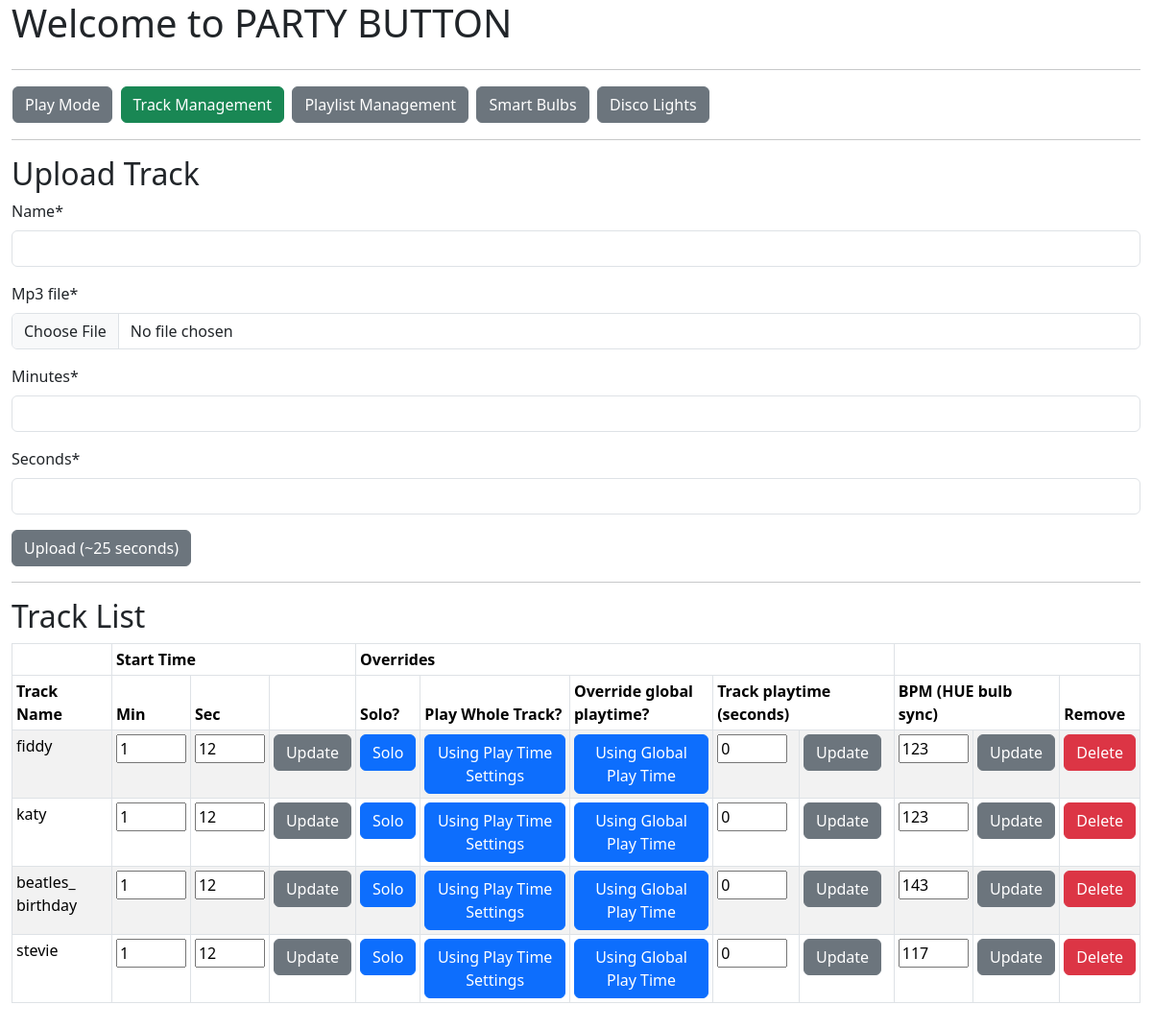
/tracks/, run on the app's committed database.
### mp3_manager/models.py (models this page shows, shortened)
class Track(models.Model):
    name = models.CharField(max_length=200, blank=False, null=False)
    mp3_file = models.FileField(upload_to="uploads", blank=False, null=False)
    mp3_length = models.IntegerField(blank=True, null=True)
    minutes = models.IntegerField(blank=False, null=False, validators=[MinValueValidator(0),
                                                                       MaxValueValidator(600)])
    seconds = models.IntegerField(blank=False, null=False, validators=[MinValueValidator(0),
                                                                       MaxValueValidator(60)])
    solo = models.BooleanField(blank=False, null=False, default=False)
    play_full = models.BooleanField(blank=False, null=False,
                                    default=False)
    override_playtime = models.BooleanField(blank=False, null=False,
                                            default=False)
    playtime_seconds = models.IntegerField(blank=False, null=False,
                                           default=0,
                                           validators=[MinValueValidator(0),
                                                       MaxValueValidator(600)])
    bpm = models.IntegerField(blank=False, null=False,
                                           default=0,
                                           validators=[MinValueValidator(0),
                                                       MaxValueValidator(400)])
    playlists = models.ManyToManyField(Playlist)

### mp3_manager/views.py (the view, shortened to what this page needs)
# urls.py: path("tracks/", views.TrackManagement.as_view(), name="tracks"),
class TrackManagement(generic.ListView, FormMixin):
    form_class = TrackForm
    template_name = "mp3_manager/track.html"
    context_object_name = "tracks_list"
    model = Track
    def get(self, request):
        tracks_list = None
        print("Getting Track List")
        tracks_list = self.get_queryset()
        return render(request, self.template_name,
                      {"tracks_list": tracks_list,
                       "form": TrackForm(),
                       "trackplaytime": TrackPlaytimeForm(),
                       "trackbpmform": TrackBpmForm()})

### mp3_manager/form.py
class TrackForm(ModelForm):
    class Meta:
        model = Track
        fields = ["name", "mp3_file", "minutes", "seconds"]

class TrackPlaytimeForm(ModelForm):
    playtime_seconds = forms.IntegerField(
        label='',
    )
    class Meta:
        model = Track
        fields = ["playtime_seconds"]
        exclude = ["name", "mp3_file", "minutes", "seconds"]

### mp3_manager/templates/mp3_manager/track.html (shortened to what this page needs)
{% extends "./base.html" %}
{% load crispy_forms_tags %}
{% block content %}
<div class="row">
  <div class="col">
    <table>
    <tr><td NOWRAP>
    <a href="/"><button type="button" class="btn btn-secondary">Play Mode</button></a>&nbsp;
    <a  href="/tracks"><button type="button" class="btn btn-success">Track Management</button></a>&nbsp;
    <a href="/playlists"><button type="button" class="btn btn-secondary">Playlist Management</button></a>&nbsp;
    <a href="/lights"><button type="button" class="btn btn-secondary">Smart Bulbs</button></a>&nbsp;
    <a href="/disco"><button type="button" class="btn btn-secondary">Disco Lights</button></a>&nbsp;
    </td></tr>
    </table>
  </div>
</div>
<hr>
<div class="row">
    <div class="col">
    <h2>Upload Track</h2>
        <form id="track_form" name="track_form" action={% url 'mp3_manager:tracks' %} method="post" enctype="multipart/form-data">
        {{ form|crispy }}
        <input class="btn btn-secondary" type="submit" form="track_form" value="Upload (~25 seconds)" id="track_upload" name="track_upload"></input>
        </form>
    </div>
</div>
<hr />
<div class="row">
    <div class="col">
    <h2>Track List</h2>
    {% if tracks_list %}
        <table class="table table-striped table-bordered table-sm" cellspacing="0" width="100%">
            <thead><tr><th></th><th colspan="3">Start Time</th><th colspan="5">Overrides</th><th colspan="3"></th></tr>
            <tr><th>Track Name</th><th>Min</th><th>Sec</th><th></th><th>Solo?</th><th>Play Whole Track?</th><th>Override global playtime?</th><th colspan="2">Track playtime (seconds)</th><th colspan="2">BPM (HUE bulb sync)</th><th>Remove</th></tr></thead>
            <tbody>
              {% for track in tracks_list %}
              <tr>
                  <td>{{ track.name }}</td>
                  <form id="trackstart_form_{{ track.pk }}" id="trackstart_update_{ track.pk }}" action={% url 'mp3_manager:tracks' %} method="post" enctype="multipart/form-data">
                  <td>
                    <input size="2" type="textarea" id="minutes" name="minutes" value={{ track.minutes }}>
                  </td>
                  <td>
                    <input size="2" type="textarea" id="seconds" name="seconds" value={{ track.seconds }}>
                  </td>
                  <td>
                    <input class="btn btn-secondary" type="submit" form="trackstart_form_{{ track.pk }}" value="Update" name="trackstart_update_{{ track.pk }}"></td>
                </form>
                  <td>
                      {% if track.solo == True %}
                        <a href="{% url 'mp3_manager:solo_track' pk=track.pk %}"><button type="button" class="btn btn-success">Solo</button></a>
                      {% else %}
                        <a href="{% url 'mp3_manager:solo_track' pk=track.pk %}"><button type="button" class="btn btn-primary">Solo</button></a>
                      {% endif %}
                  </td>
                  <td>
                    {% if track.play_full == True %}
                      <a href="{% url 'mp3_manager:play_full' pk=track.pk %}"><button type="button" class="btn btn-success">Using Whole Track</button></a>
                    {% else %}
                      <a href="{% url 'mp3_manager:play_full' pk=track.pk %}"><button type="button" class="btn btn-primary">Using Play Time Settings</button></a>
                    {% endif %}
                  </td>
                  <td>
                    {% if track.override_playtime == True %}
                      <a href="{% url 'mp3_manager:override' pk=track.pk %}"><button type="button" class="btn btn-success">Using Track's Playtime</button></a>
                    {% else %}
                      <a href="{% url 'mp3_manager:override' pk=track.pk %}"><button type="button" class="btn btn-primary">Using Global Play Time</button></a>
                    {% endif %}
                  </td>
                  <form id="trackplaytime_form_{{ track.pk }}" id="trackplaytime_update_{{ track.pk }}" action={% url 'mp3_manager:tracks' %} method="post" enctype="multipart/form-data">
                  <td>
                      <input size="2" type="textarea" id="playtime_seconds" name="playtime_seconds" value={{ track.playtime_seconds }}>
                  </td>
                  <td>
                      <input class="btn btn-secondary" type="submit" form="trackplaytime_form_{{ track.pk }}" value="Update" name="trackplaytime_update_{{ track.pk }}">
                  </td>
                  </form>
                  <form id="trackbpm_form_{{ track.pk }}" id="trackbpm_update_{{ track.pk }}" action={% url 'mp3_manager:tracks' %} method="post" enctype="multipart/form-data">
                  <td>
                      <input size="2" type="textarea" id="bpm" name="bpm" value={{ track.bpm }}>
                  </td>
                  <td>
                      <input class="btn btn-secondary" type="submit" form="trackbpm_form_{{ track.pk }}" value="Update" name="trackbpm_update_{{ track.pk }}">
                  </td>
                  </form>
                  <td><a href="{% url 'mp3_manager:delete_track' pk=track.pk %}"><button type="button" class="btn btn-danger">Delete</button></a></td></tr>
            {% endfor %}
            </tbody>
        </table>
    {% else %}
      <p><h2>No tracks available.</h2></p>
    {% endif %}
    </div>
</div>
{% endblock %}

### mp3_manager/static/css/style.css (style rules this page uses)
h2 { color: maroon; }
a:link { color: white; text-decoration: none; }

### data on the page
Track: name "fiddy", minutes "1", seconds "12", solo "Solo", play_full "Using Play Time Settings", override_playtime "Using Global Play Time", playtime_seconds "0", bpm "123"
Track: name "katy", minutes "1", seconds "12", solo "Solo", play_full "Using Play Time Settings", override_playtime "Using Global Play Time", playtime_seconds "0", bpm "123"
Track: name "beatles_ birthday", minutes "1", seconds "12", solo "Solo", play_full "Using Play Time Settings", override_playtime "Using Global Play Time", playtime_seconds "0", bpm "143"
Track: name "stevie", minutes "1", seconds "12", solo "Solo", play_full "Using Play Time Settings", override_playtime "Using Global Play Time", playtime_seconds "0", bpm "117"
